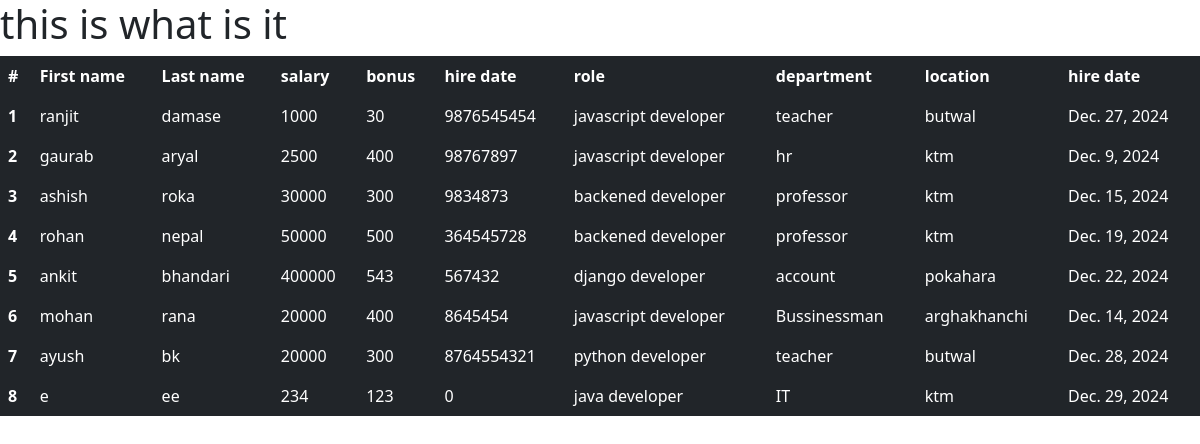
/firstcoffe/view_emp/, run on the app's committed database.
### coffeapp/models.py (models this page shows, shortened)
class Employee(models.Model):
    first_name=models.CharField(max_length=100,null=False)
    last_name=models.CharField(max_length=100)
    dept = models.ForeignKey(Department,on_delete=models.CASCADE)
    salary=models.IntegerField(default=0)
    bonus=models.IntegerField(default=0)
    role=models.ForeignKey(Role,on_delete=models.CASCADE)
    phone=models.IntegerField(default=0)
    hire_date=models.DateField()
    def __str__(self):
        return "%s %s %s %s %s" %(self.first_name,self.last_name,self.phone,self.salary,self.bonus)

class Role(models.Model):
    name=models.CharField(max_length=100,null=False)

class Department(models.Model):
    name=models.CharField(max_length=100,null=False)
    location=models.CharField(max_length=100)

### coffeapp/views.py (the view)
# urls.py: path('view_emp/',views.view_emp, name='view_emp'),
def view_emp(request):
    emps=Employee.objects.all()
    context={
        'emps':emps
    }
    print(context)
    return render(request, 'coffeapp/view.html',context)

### coffeapp/templates/coffeapp/view.html (shortened to what this page needs)
<!DOCTYPE html>
<html lang="en">
<head>
    <link href="https://cdn.jsdelivr.net/npm/bootstrap@5.3.3/dist/css/bootstrap.min.css" rel="stylesheet">
  </head>
</head>
<body>
    <h1>this is what is it</h1>
    <table class="table table-dark table-borderless">        <thead>
          <tr>
            <th scope="col">#</th>
            <th scope="col">First name</th>
            <th scope="col">Last name</th>
            <th scope="col">salary</th>
            <th scope="col">bonus</th>
            <th scope="col">hire date</th>
            <th scope="col">role</th>
            <th scope="col">department</th>
            <th scope="col">location</th>
            <th scope="col">hire date</th>
          </tr>
        </thead>
        {% for emp in emps%}
        <tbody>
          <tr>
            <th scope="row">{{emp.id}}</th>
            <td>{{emp.first_name}}</td>
            <td>{{emp.last_name}}</td>
            <td>{{emp.salary}}</td>
            <td>{{emp.bonus}}</td>
            <td>{{emp.phone}}</td>
            <td>{{emp.role.name}}</td>
            <td>{{emp.dept.name}}</td>
            <td>{{emp.dept.location}}</td>
            <td>{{emp.hire_date}}</td>
          </tr>
        </tbody>
        {% endfor %}
      </table>
</body>
</html>

### data on the page
Employee: id "1", first_name "ranjit", last_name "damase", salary "1000", bonus "30", phone "9876545454", role.name "javascript developer", dept.name "teacher", dept.location "butwal", hire_date "Dec. 27, 2024"
Employee: id "2", first_name "gaurab", last_name "aryal", salary "2500", bonus "400", phone "98767897", role.name "javascript developer", dept.name "hr", dept.location "ktm", hire_date "Dec. 9, 2024"
Employee: id "3", first_name "ashish", last_name "roka", salary "30000", bonus "300", phone "9834873", role.name "backened developer", dept.name "professor", dept.location "ktm", hire_date "Dec. 15, 2024"
Employee: id "4", first_name "rohan", last_name "nepal", salary "50000", bonus "500", phone "364545728", role.name "backened developer", dept.name "professor", dept.location "ktm", hire_date "Dec. 19, 2024"
Employee: id "5", first_name "ankit", last_name "bhandari", salary "400000", bonus "543", phone "567432", role.name "django developer", dept.name "account", dept.location "pokahara", hire_date "Dec. 22, 2024"
Employee: id "6", first_name "mohan", last_name "rana", salary "20000", bonus "400", phone "8645454", role.name "javascript developer", dept.name "Bussinessman", dept.location "arghakhanchi", hire_date "Dec. 14, 2024"
Employee: id "7", first_name "ayush", last_name "bk", salary "20000", bonus "300", phone "8764554321", role.name "python developer", dept.name "teacher", dept.location "butwal", hire_date "Dec. 28, 2024"
Employee: id "8", first_name "e", last_name "ee", salary "234", bonus "123", phone "0", role.name "java developer", dept.name "IT", dept.location "ktm", hire_date "Dec. 29, 2024"
